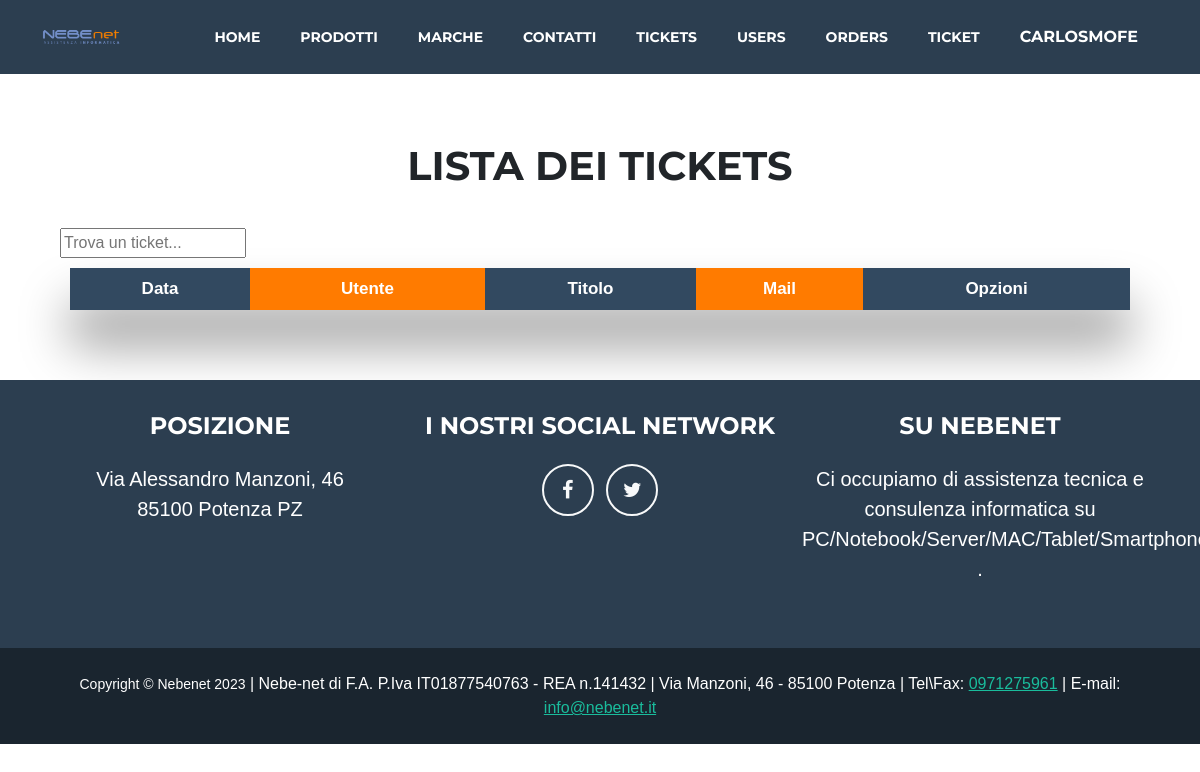
The page /ticketsadmin/ (signed in) on the database as committed earlier.
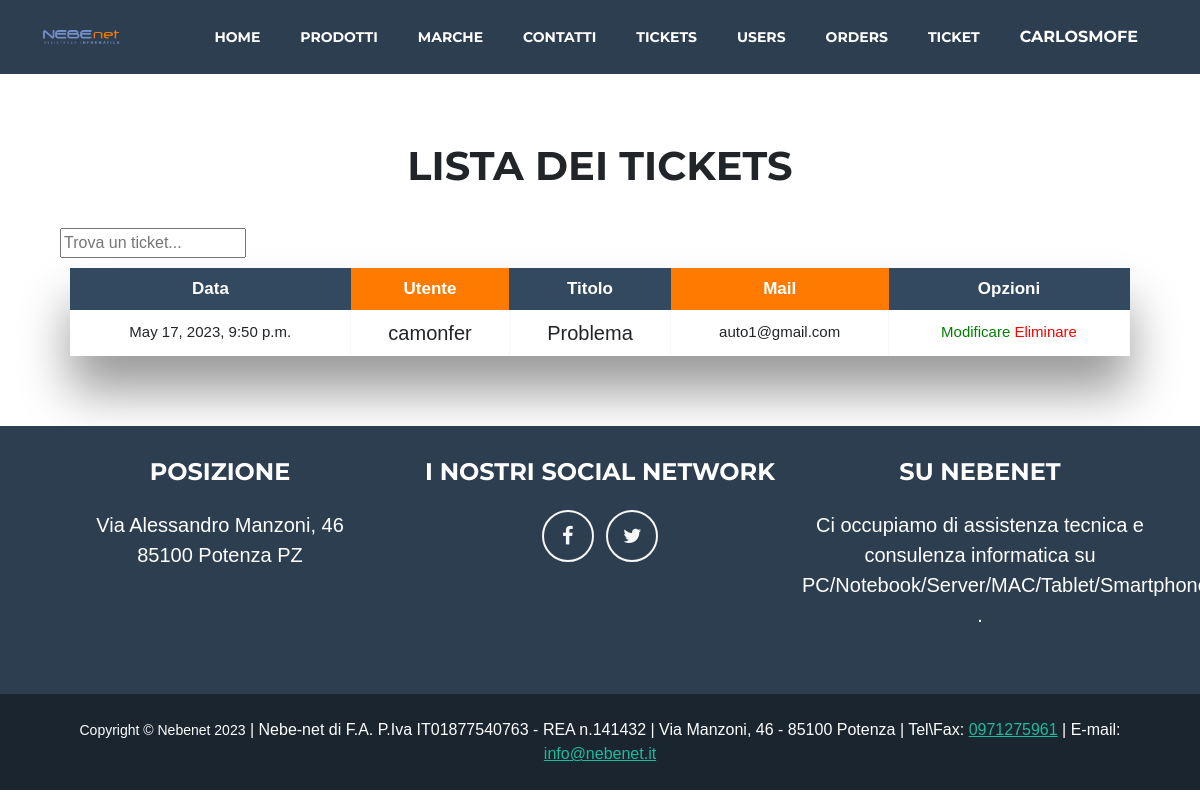
The same page on the database as committed later.
### nebenet_app/models.py (models this page shows, shortened)
class Ticket(models.Model):
    ti_user = models.ForeignKey(settings.AUTH_USER_MODEL, on_delete=models.CASCADE)
    ti_mail = models.EmailField('Contatto email*',blank=False)
    ti_title = models.CharField('Titolo*',max_length=1000, blank=False)
    Problema = models.CharField('Descrivi il tuo problema*',max_length=1000, blank=False)
    ti_img = models.ImageField('Aggiungi uno screenshot (facoltativo)',blank=True)
    ti_personal = models.BooleanField("Trattamento dei dati personali(Obbligatorio)*",blank=False)
    ti_time = models.DateTimeField(auto_now=True)

class User(AbstractUser):
    email = models.EmailField(unique=True)
    image = models.ImageField(upload_to ='img/')
    date = models.DateTimeField(auto_now=True)

### nebenet_app/views.py (the view)
# urls.py: path('ticketsadmin/', Ticket_List.as_view(template_name='nebenet_app/ticket_admin.html'), name='tickets-admin'),
class Ticket_List(ListView):
    model = Ticket
    def get_queryset(self):
        if self.request.user.is_staff:
            resultado=Ticket.objects.all()
        else:
            resultado=Ticket.objects.filter(ti_user=self.request.user)
        return resultado

### nebenet_app/templates/nebenet_app/ticket_admin.html (shortened to what this page needs)
{% extends 'base.html' %}
{% block content %}
{% load static %}
    <link href="/static/css/tabla.css" rel="stylesheet" />
<body>
    <p class="adminpro"><h1>Lista dei tickets</h1>
        {% if user.is_staff %}
        <div class="paddingticket" class="container">
            <form action="{% url 'searchti' %}" method="get" >
                <input name="q" type="text" placeholder="Trova un ticket...">
            </form>
        </div>
        {% endif %}
<div class="table-wrapper">
    <table class="fl-table">
        <thead>
        <tr>
            <th>Data</th>
            <th>Utente</th>
            <th>Titolo </th>
            <th>Mail</th>
            <th>Opzioni</th>
        </tr>
        </thead>
        <tbody>
        {% for ticket in object_list %}
        <tr>
            <td>{{ ticket.ti_time }}</td>
            <td> <a class="singleticket" href="/usuarios/{{ ticket.ti_user.pk }}">{{ ticket.ti_user }}</a></td>
            <td><a class="singleticket" href="/ticket/{{ ticket.pk }}">{{ ticket.ti_title }}</a></td>
            <td>{{ ticket.ti_mail }}</td>
            <td><a class="atd" href="{% url 'tickets_update' ticket.pk %}">Modificare </a> <a class="etd" href="{% url 'tickets_delete' ticket.pk %}"> Eliminare</a></td>
        </tr>
        {% endfor %}
    </table>
</div>
</body>
{% endblock %}

Rows that differ between the two databases and show on the page:
added Ticket: ti_time "May 17, 2023, 9:50 p.m.", ti_user "camonfer", ti_title "Problema", ti_mail "auto1@gmail.com"
